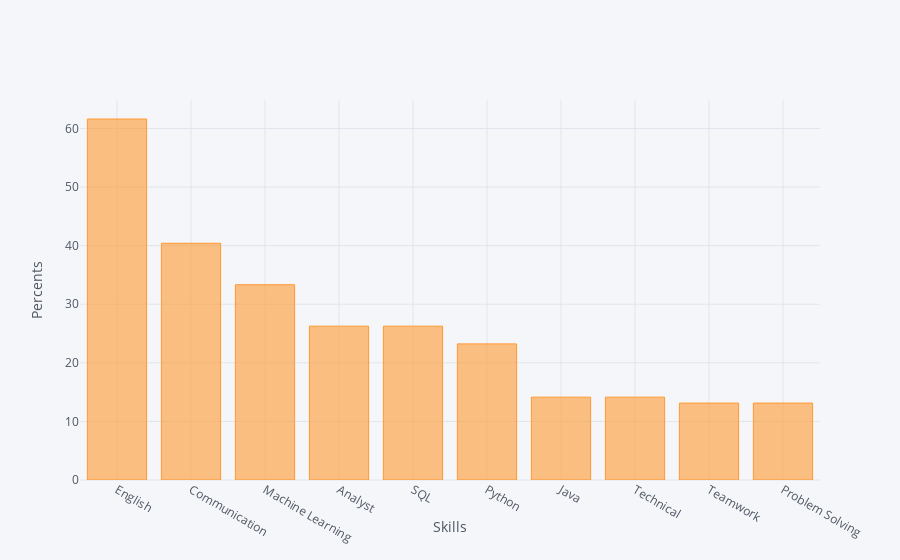

Here is the notebook cell this chart was saved with:
### Markdown cell above
# Data Science

### Code cell
a=ar.array('d',[61.616,40.404,33.333,26.263,26.263,23.232,14.141,14.141,13.131,13.131])
sk=["English","Communication","Machine Learning","Analyst","SQL","Python","Java","Technical","Teamwork","Problem Solving"]
skill = pd.DataFrame({'Skill':sk,'PostNumber':a}).set_index('Skill')
skill.iplot(kind='bar', xTitle="Skills", yTitle="Percents" )

### Figure 1 — Plotly figure (JSON) as saved in the notebook; plotly's stock layout.template omitted (floating-point values rounded to 4 significant figures)
{"data": [{"marker": {"color": "rgba(255, 153, 51, 0.6)", "line": {"color": "rgba(255, 153, 51, 1.0)", "width": 1}}, "name": "PostNumber", "orientation": "v", "text": "", "type": "bar", "uid": "79120be4-6a6c-4620-b3ae-452ccb833875", "x": ["English", "Communication", "Machine Learning", "Analyst", "SQL", "Python", "Java", "Technical", "Teamwork", "Problem Solving"], "y": [61.62, 40.4, 33.33, 26.26, 26.26, 23.23, 14.14, 14.14, 13.13, 13.13]}], "layout": {"legend": {"bgcolor": "#F5F6F9", "font": {"color": "#4D5663"}}, "paper_bgcolor": "#F5F6F9", "plot_bgcolor": "#F5F6F9", "title": {"font": {"color": "#4D5663"}}, "xaxis": {"gridcolor": "#E1E5ED", "showgrid": true, "tickfont": {"color": "#4D5663"}, "title": {"font": {"color": "#4D5663"}, "text": "Skills"}, "zerolinecolor": "#E1E5ED"}, "yaxis": {"gridcolor": "#E1E5ED", "showgrid": true, "tickfont": {"color": "#4D5663"}, "title": {"font": {"color": "#4D5663"}, "text": "Percents"}, "zerolinecolor": "#E1E5ED"}}}
